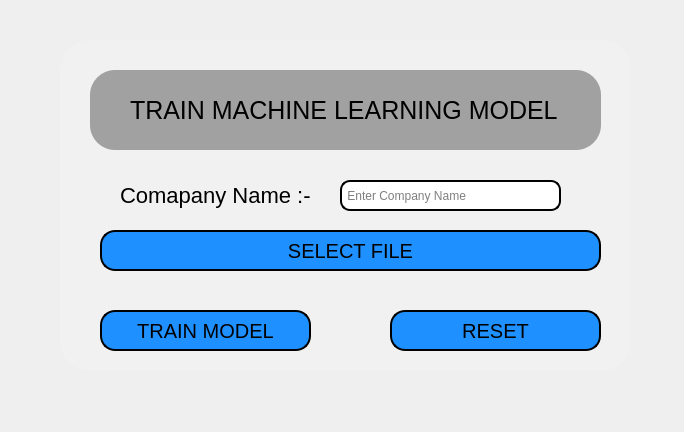
<?xml version="1.0" encoding="UTF-8"?>
<ui version="4.0">
 <class>Form</class>
 <widget class="QWidget" name="Form">
  <property name="geometry">
   <rect>
    <x>0</x>
    <y>0</y>
    <width>684</width>
    <height>432</height>
   </rect>
  </property>
  <property name="windowTitle">
   <string>Form</string>
  </property>
  <property name="styleSheet">
   <string notr="true">#Form
{
background:url(:/newPrefix/bg1.jpg);
}
#frame{
background:#f1f1f1;
border-radius:30px;
}
#frame_2{
background:#a1a1a1;
border-radius:25px;
}

QLineEdit{
border-radius:10px;
border: 2px solid black;


}
QPushButton{
background:dodgerblue;
border-radius:15px;
font-size:20px;

border: 2px solid black;
box-shadow: 0 12px 16px 0 rgba(0, 0, 0, 0.24), 0 17px 50px 0
		rgba(0, 0, 0, 0.19);
}
QToolButton{
border: 1px solid black;

background:dodgerblue;
border-radius:60px;
}
QLabel{
color:black;
font-size:22px;
}
#label_2{
color:black;
font-size:25px;
font-style:bold;
}
#label_3{
color:green;
font-size:13px;
font-style:bold;
}</string>
  </property>
  <widget class="QFrame" name="frame">
   <property name="geometry">
    <rect>
     <x>60</x>
     <y>40</y>
     <width>571</width>
     <height>331</height>
    </rect>
   </property>
   <property name="frameShape">
    <enum>QFrame::StyledPanel</enum>
   </property>
   <property name="frameShadow">
    <enum>QFrame::Raised</enum>
   </property>
   <widget class="QFrame" name="frame_2">
    <property name="geometry">
     <rect>
      <x>30</x>
      <y>30</y>
      <width>511</width>
      <height>80</height>
     </rect>
    </property>
    <property name="frameShape">
     <enum>QFrame::StyledPanel</enum>
    </property>
    <property name="frameShadow">
     <enum>QFrame::Raised</enum>
    </property>
    <widget class="QLabel" name="label_2">
     <property name="geometry">
      <rect>
       <x>40</x>
       <y>20</y>
       <width>441</width>
       <height>41</height>
      </rect>
     </property>
     <property name="text">
      <string>TRAIN MACHINE LEARNING MODEL</string>
     </property>
    </widget>
   </widget>
   <widget class="QLineEdit" name="lineEdit">
    <property name="geometry">
     <rect>
      <x>280</x>
      <y>140</y>
      <width>221</width>
      <height>31</height>
     </rect>
    </property>
    <property name="placeholderText">
     <string> Enter Company Name</string>
    </property>
   </widget>
   <widget class="QLabel" name="label">
    <property name="geometry">
     <rect>
      <x>60</x>
      <y>140</y>
      <width>201</width>
      <height>31</height>
     </rect>
    </property>
    <property name="text">
     <string>Comapany Name :-</string>
    </property>
   </widget>
   <widget class="QPushButton" name="pushButton">
    <property name="geometry">
     <rect>
      <x>40</x>
      <y>190</y>
      <width>501</width>
      <height>41</height>
     </rect>
    </property>
    <property name="text">
     <string>SELECT FILE</string>
    </property>
   </widget>
   <widget class="QPushButton" name="pushButton_2">
    <property name="geometry">
     <rect>
      <x>40</x>
      <y>270</y>
      <width>211</width>
      <height>41</height>
     </rect>
    </property>
    <property name="text">
     <string>TRAIN MODEL</string>
    </property>
   </widget>
   <widget class="QPushButton" name="pushButton_3">
    <property name="geometry">
     <rect>
      <x>330</x>
      <y>270</y>
      <width>211</width>
      <height>41</height>
     </rect>
    </property>
    <property name="text">
     <string>RESET</string>
    </property>
   </widget>
   <widget class="QLabel" name="label_3">
    <property name="geometry">
     <rect>
      <x>50</x>
      <y>240</y>
      <width>491</width>
      <height>21</height>
     </rect>
    </property>
    <property name="text">
     <string/>
    </property>
   </widget>
  </widget>
 </widget>
 <resources>
  <include location="C:/Users/ABHAY BHADOURIYA/Desktop/1.qrc"/>
 </resources>
 <connections>
  <connection>
   <sender>pushButton_3</sender>
   <signal>clicked()</signal>
   <receiver>lineEdit</receiver>
   <slot>clear()</slot>
   <hints>
    <hint type="sourcelabel">
     <x>444</x>
     <y>311</y>
    </hint>
    <hint type="destinationlabel">
     <x>449</x>
     <y>206</y>
    </hint>
   </hints>
  </connection>
  <connection>
   <sender>pushButton</sender>
   <signal>clicked()</signal>
   <receiver>Form</receiver>
   <slot>mybt1()</slot>
   <hints>
    <hint type="sourcelabel">
     <x>350</x>
     <y>250</y>
    </hint>
    <hint type="destinationlabel">
     <x>341</x>
     <y>215</y>
    </hint>
   </hints>
  </connection>
  <connection>
   <sender>pushButton_3</sender>
   <signal>clicked()</signal>
   <receiver>label_3</receiver>
   <slot>clear()</slot>
   <hints>
    <hint type="sourcelabel">
     <x>525</x>
     <y>322</y>
    </hint>
    <hint type="destinationlabel">
     <x>524</x>
     <y>294</y>
    </hint>
   </hints>
  </connection>
 </connections>
 <slots>
  <slot>slot1()</slot>
  <slot>mybt1()</slot>
 </slots>
</ui>
